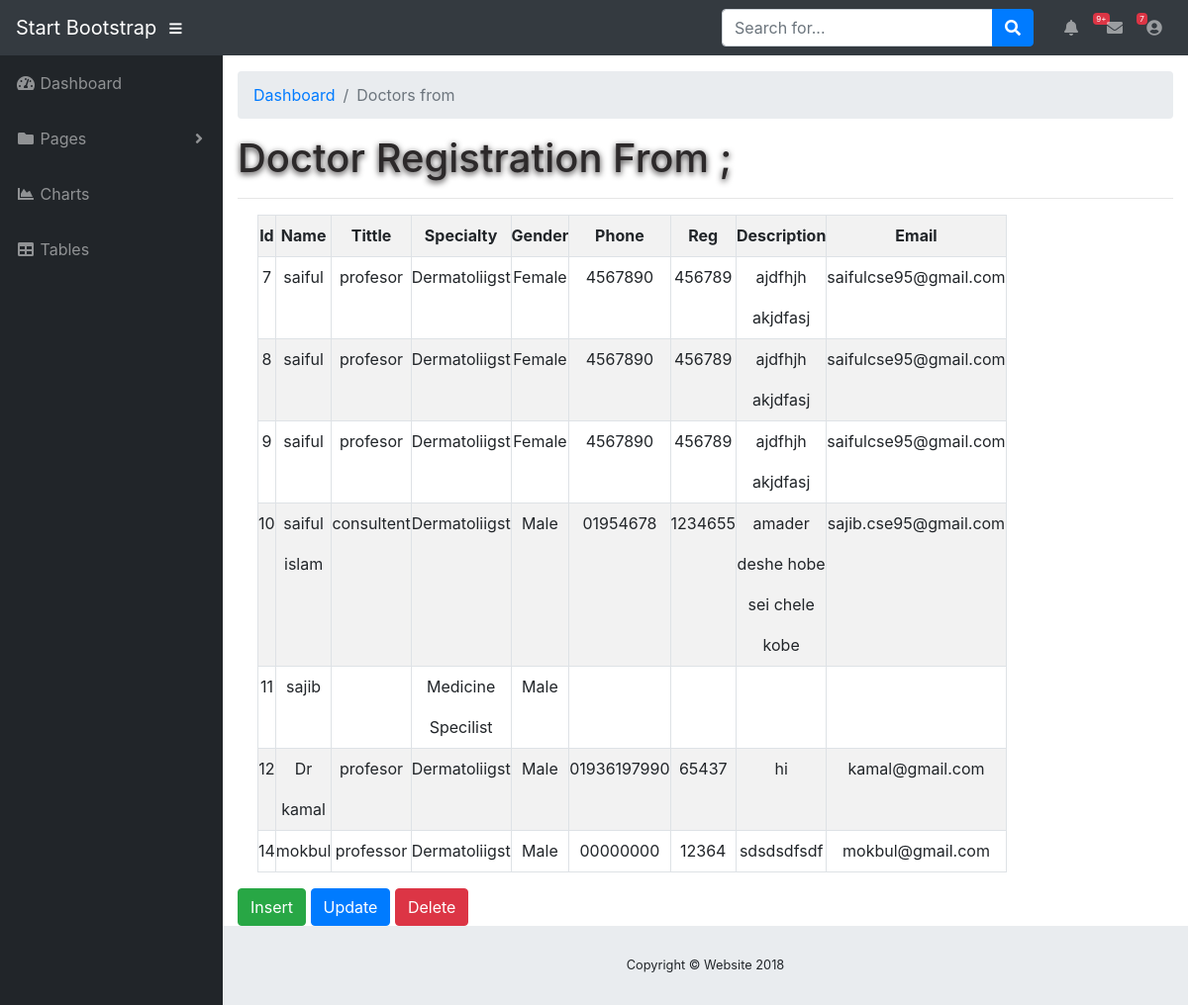
The page /medical/admin/doctor_rf.php on the database its author committed.
### tables this page shows
CREATE TABLE `doctorf` (
  `id` int(50) NOT NULL,
  `name` varchar(100) NOT NULL,
  `title` varchar(50) NOT NULL,
  `specialty` varchar(50) NOT NULL,
  `gender` varchar(50) NOT NULL,
  `phone` varchar(20) NOT NULL,
  `reg` varchar(20) NOT NULL,
  `description` varchar(200) NOT NULL,
  `email` varchar(50) NOT NULL,
  `password` varchar(100) DEFAULT NULL,
  `image` varchar(50) NOT NULL
);

### medical/admin/doctor_rf.php (the view, shortened to what this page needs)
<!DOCTYPE html>
<html lang="en">
  <head>
    <link href="vendor/bootstrap/css/bootstrap.min.css" rel="stylesheet">
    <link href="vendor/fontawesome-free/css/all.min.css" rel="stylesheet" type="text/css">
    <link href="vendor/datatables/dataTables.bootstrap4.css" rel="stylesheet">
    <link href="css/sb-admin.css" rel="stylesheet">
  </head>
  <body id="page-top">
    <nav class="navbar navbar-expand navbar-dark bg-dark static-top">
      <a class="navbar-brand mr-1" href="index.php">Start Bootstrap</a>
      <button class="btn btn-link btn-sm text-white order-1 order-sm-0" id="sidebarToggle" href="#">
        <i class="fas fa-bars"></i>
      </button>
      <form class="d-none d-md-inline-block form-inline ml-auto mr-0 mr-md-3 my-2 my-md-0">
        <div class="input-group">
          <input type="text" class="form-control" placeholder="Search for..." aria-label="Search" aria-describedby="basic-addon2">
          <div class="input-group-append">
            <button class="btn btn-primary" type="button">
              <i class="fas fa-search"></i>
            </button>
          </div>
        </div>
      </form>
      <ul class="navbar-nav ml-auto ml-md-0">
        <li class="nav-item dropdown no-arrow mx-1">
          <a class="nav-link dropdown-toggle" href="#" id="alertsDropdown" role="button" data-toggle="dropdown" aria-haspopup="true" aria-expanded="false">
            <i class="fas fa-bell fa-fw"></i>
            <span class="badge badge-danger">9+</span>
          </a>
        </li>
        <li class="nav-item dropdown no-arrow mx-1">
          <a class="nav-link dropdown-toggle" href="#" id="messagesDropdown" role="button" data-toggle="dropdown" aria-haspopup="true" aria-expanded="false">
            <i class="fas fa-envelope fa-fw"></i>
            <span class="badge badge-danger">7</span>
          </a>
        </li>
        <li class="nav-item dropdown no-arrow">
          <a class="nav-link dropdown-toggle" href="#" id="userDropdown" role="button" data-toggle="dropdown" aria-haspopup="true" aria-expanded="false">
            <i class="fas fa-user-circle fa-fw"></i>
          </a>
        </li>
      </ul>
    </nav>
    <div id="wrapper">
      <ul class="sidebar navbar-nav">
        <li class="nav-item">
          <a class="nav-link" href="index.php">
            <i class="fas fa-fw fa-tachometer-alt"></i>
            <span>Dashboard</span>
          </a>
        </li>
        <li class="nav-item dropdown">
          <a class="nav-link dropdown-toggle" href="#" id="pagesDropdown" role="button" data-toggle="dropdown" aria-haspopup="true" aria-expanded="false">
            <i class="fas fa-fw fa-folder"></i>
            <span>Pages</span>
          </a>
        </li>
        <li class="nav-item">
          <a class="nav-link" href="">
            <i class="fas fa-fw fa-chart-area"></i>
            <span>Charts</span></a>
        </li>
        <li class="nav-item">
          <a class="nav-link" href="">
            <i class="fas fa-fw fa-table"></i>
            <span>Tables</span></a>
        </li>
      </ul>
      <div id="content-wrapper">
        <div class="container-fluid">
          <ol class="breadcrumb">
            <li class="breadcrumb-item">
              <a href="index.php">Dashboard</a>
            </li>
            <li class="breadcrumb-item active">Doctors from</li>
          </ol>
          <h1 style="color:#2C292A; text-shadow: 0px 2px 6px;">Doctor Registration From ;</h1>
          <hr>
        <table style="margin-left:20px;" class="table table-sm table-striped table-hover table-bordered w-50">
            <tr>
                <th>Id</th>
                <th>Name</th>
                <th>Tittle</th>
                <th>Specialty</th>
                <th>Gender</th>
                <th>Phone</th>
                <th>Reg</th>
                <th>Description</th>
                <th>Email</th>
            </tr>
                <?php
                $connection=mysqli_connect('localhost','root','','medical');
                $result=mysqli_query($connection,"select * from doctorf");
                while($row=mysqli_fetch_array($result)){
                    echo "<tr>";
                    echo "<td>";
                    echo $row['id'];
                    echo "</td>";
                    echo "<td>";
                    echo $row['name'];
                    echo "</td>";
                    echo "<td>";
                    echo $row['title'];
                    echo "</td>";
                    echo "<td>";
                    echo $row['specialty'];
                    echo "</td>";
                    echo "<td>";
                    echo $row['gender'];
                    echo "</td>";
                    echo "<td>";
                    echo $row['phone'];
                    echo "</td>";
                    echo "<td>";
                    echo $row['reg'];
                    echo "</td>";
                    echo "<td>";
                    echo $row['description'];
                    echo "</td>";
                    echo "<td>";
                    echo $row['email'];
                    echo "</td>";
                    echo "</tr>";
                }
                ?>
        </table>
         <button type="button" class="btn btn-success ">Insert</button>
         <button type="button" class="btn btn-primary">Update</button>
         <button type="button" class="btn btn-danger">Delete</button>
        </div>
        <footer class="sticky-footer">
          <div class="container my-auto">
            <div class="copyright text-center my-auto">
              <span>Copyright © Website 2018</span>
            </div>
          </div>
        </footer>
      </div>
    </div>
  </body>
</html>

### medical/admin/css/sb-admin.css (style rules this page uses)
html { position: relative; min-height: 100%; }
body { height: 100%; }
#wrapper { display: -webkit-box; display: -ms-flexbox; display: flex; }
#wrapper #content-wrapper { overflow-x: hidden; width: 100%; padding-top: 1rem; padding-bottom: 80px; }
.navbar-nav .nav-item.dropdown .dropdown-toggle::after { width: 1rem; text-align: center; float: right; vertical-align: 0; border: 0; font-weight: 900; content: '\f105'; font-family: 'Font Awesome 5 Free'; }
.navbar-nav .nav-item.dropdown.no-arrow .dropdown-toggle::after { display: none; }
.navbar-nav .nav-item .nav-link .badge { position: absolute; margin-left: 0.75rem; top: 0.3rem; font-weight: 400; font-size: 0.5rem; }
.sidebar { width: 90px !important; background-color: #212529; min-height: calc(100vh - 56px); }
.sidebar .nav-item:last-child { margin-bottom: 1rem; }
.sidebar .nav-item .nav-link { text-align: center; padding: 0.75rem 1rem; width: 90px; }
.sidebar .nav-item .nav-link span { font-size: 0.65rem; display: block; }
.sidebar .nav-item.dropdown .dropdown-toggle::after { display: none; }
.sidebar .nav-item .nav-link { color: rgba(255, 255, 255, 0.5); }
@media (min-width: 768px) { .sidebar { width: 225px !important; } }
@media (min-width: 768px) { .sidebar .nav-item .nav-link { display: block; width: 100%; text-align: left; padding: 1rem; width: 225px; } }
@media (min-width: 768px) { .sidebar .nav-item .nav-link span { font-size: 1rem; display: inline; } }
@media (min-width: 768px) { .sidebar .nav-item.dropdown .dropdown-toggle::after { display: block; } }
:root { --input-padding-x: 0.75rem; --input-padding-y: 0.75rem; }
footer.sticky-footer { display: -webkit-box; display: -ms-flexbox; display: flex; position: absolute; right: 0; bottom: 0; width: calc(100% - 90px); height: 80px; background-color: #e9ecef; }
footer.sticky-footer .copyright { line-height: 1; font-size: 0.8rem; }
@media (min-width: 768px) { footer.sticky-footer { width: calc(100% - 225px); } }

### medical/admin/doctor_rf.php (style rules this page uses)
.table td, .table th { padding: 0rem; vertical-align: top; border-top: 1px solid #dee2e6; line-height: 41px; text-align: center; }

### rows shown on the page
doctorf: id "7", name "saiful", title "profesor", specialty "Dermatoliigst", gender "Female", phone "4567890", reg "456789", description "ajdfhjh akjdfasj", email "saifulcse95@gmail.com"
doctorf: id "8", name "saiful", title "profesor", specialty "Dermatoliigst", gender "Female", phone "4567890", reg "456789", description "ajdfhjh akjdfasj", email "saifulcse95@gmail.com"
doctorf: id "9", name "saiful", title "profesor", specialty "Dermatoliigst", gender "Female", phone "4567890", reg "456789", description "ajdfhjh akjdfasj", email "saifulcse95@gmail.com"
doctorf: id "10", name "saiful islam", title "consultent", specialty "Dermatoliigst", gender "Male", phone "01954678", reg "1234655", description "amader deshe hobe sei chele kobe", email "sajib.cse95@gmail.com"
doctorf: id "11", name "sajib", specialty "Medicine Specilist", gender "Male"
doctorf: id "12", name "Dr kamal", title "profesor", specialty "Dermatoliigst", gender "Male", phone "01936197990", reg "65437", description "hi", email "kamal@gmail.com"
doctorf: id "14", name "mokbul", title "professor", specialty "Dermatoliigst", gender "Male", phone "00000000", reg "12364", description "sdsdsdfsdf", email "mokbul@gmail.com"
